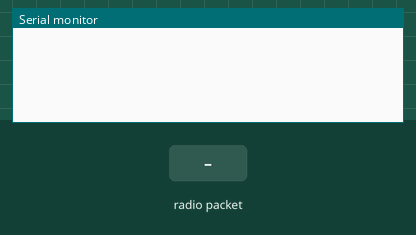
Recording of a sketch running on a simulated Arduino Zero (SAMD21). Parts: the last lines printed to the serial monitor. The test bench sets the inputs (shaded band). No radio packets arrive unless stated.

Above: at 1.7 s.
1.8 s: radio packet "1" arrives
At 3.0 s:
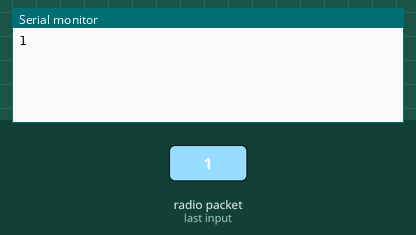
3.3 s: radio packet "0" arrives
At 4.3 s:
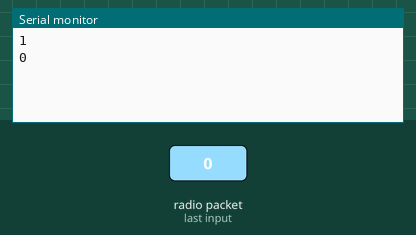
4.8 s: radio packet "2" arrives
At 5.4 s:
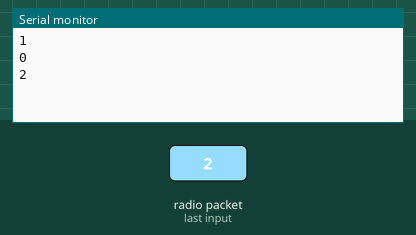
6.3 s: radio packet "1" arrives
At 7.5 s:
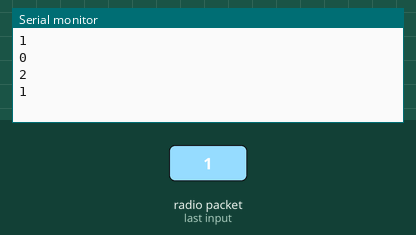
7.8 s: radio packet "0" arrives
At 8.9 s:
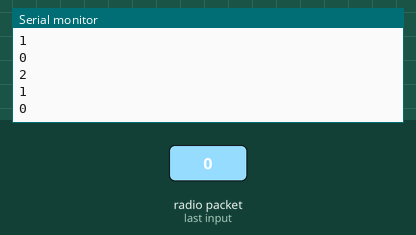
9.3 s: radio packet "2" arrives
At 10.1 s:
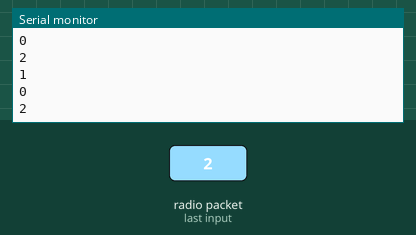
Timing chart, 0 to 11.8 s (numbered marks = the images above; inputs shaded):
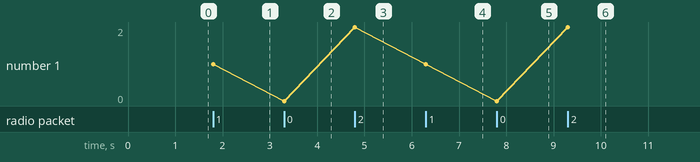

The sketch:

gateway_node.ino
```cpp
/*
  Code for gateway upload into SAMD21. The SAMD21 is connected via USB to a PI
  The SAMD21 just listens for data from SerialUSB and transmits it
  and listens to LoRA messages and puts it into SerialUSB
*/
#include <SPI.h>
 //Radio Head Library:
#include <RH_RF95.h>

#define PACKET_SIZE 128
#define FREQUENCY 915

// We need to provide the RFM95 module's chip select and interrupt pins to the
// rf95 instance below.On the SparkFun ProRF those pins are 12 and 6 respectively.
RH_RF95 rf95(12, 6);

void receivePacket(){
  // Any packet received from LoRA is dumped into SerialUSB
  if (rf95.available()){
    uint8_t buf[PACKET_SIZE];
    uint8_t len = PACKET_SIZE;
    if (rf95.recv(buf, &len)){
        SerialUSB.println((char *)buf);
      }else{
        SerialUSB.println("Recieve failed");
      }
  }
}

void setupLora(){
    if (rf95.init() == false) {
        SerialUSB.println("Radio Init Failed - Freezing");
        while (1);
    } else {
        //An LED inidicator to let us know radio initialization has completed.
        digitalWrite(LED_BUILTIN, HIGH);
        delay(500);
        digitalWrite(LED_BUILTIN, LOW);
    }
    // Set frequency
    rf95.setFrequency(FREQUENCY);
    // Transmitter power can range from 14-20dbm.
    rf95.setTxPower(20, false);
}


void setup() {
    SerialUSB.begin(9600);
    while(!SerialUSB);
    setupLora();
}

String gSerialMessage;
void loop() {
  receivePacket();
  if(SerialUSB.available() > 0){
    gSerialMessage = SerialUSB.readString();
    rf95.send((uint8_t * )gSerialMessage.c_str(), gSerialMessage.length());
  }
}
```

Measured:
- after the input at 1.8 s, the serial monitor: prints a new line at once (image 1)
- after the input at 3.3 s, the serial monitor: prints a new line at once (image 2)
- after the input at 4.8 s, the serial monitor: prints a new line at once (image 3)
- after the input at 6.3 s, the serial monitor: prints a new line at once (image 4)
- after the input at 7.8 s, the serial monitor: prints a new line at once (image 5)
- after the input at 9.3 s, the serial monitor: prints a new line at once (image 6)
- plotted number 1: 1 → 0 after the input at 3.3 s, 0 → 2 after the input at 4.8 s, 2 → 1 after the input at 6.3 s, 1 → 0 after the input at 7.8 s, 0 → 2 after the input at 9.3 s
